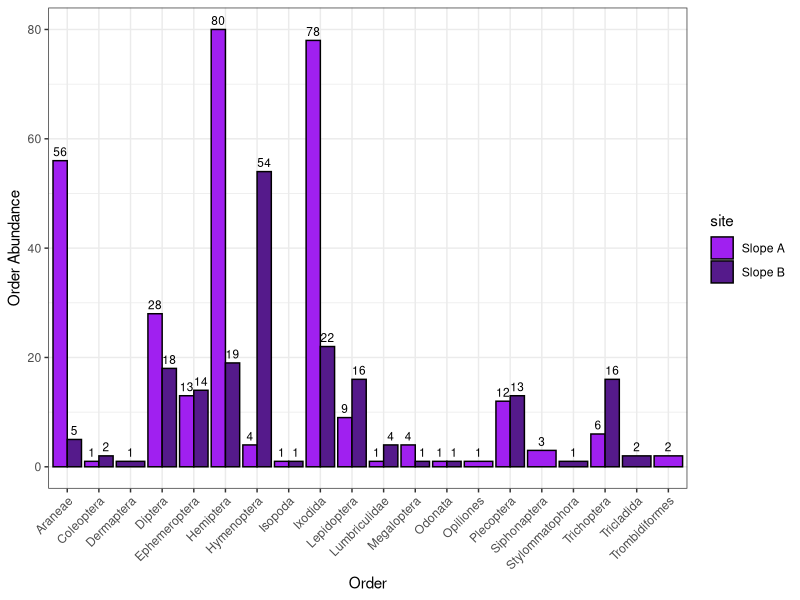
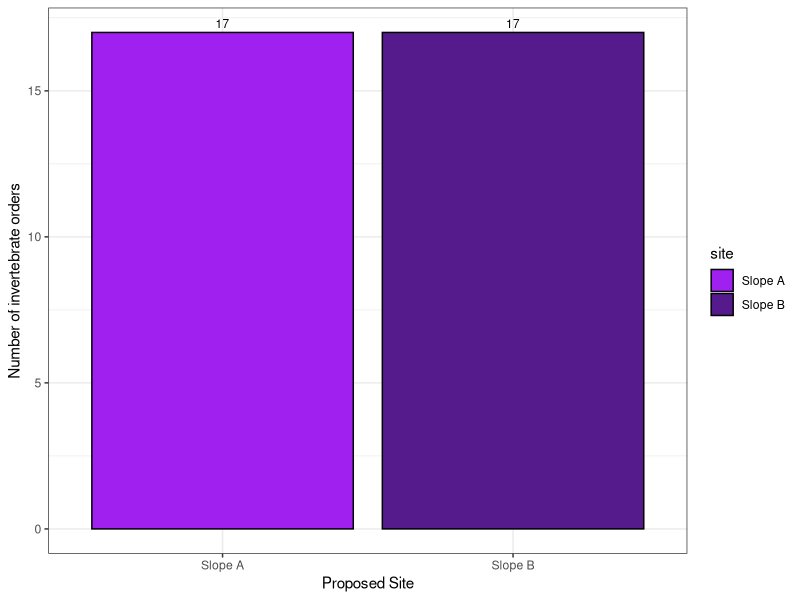
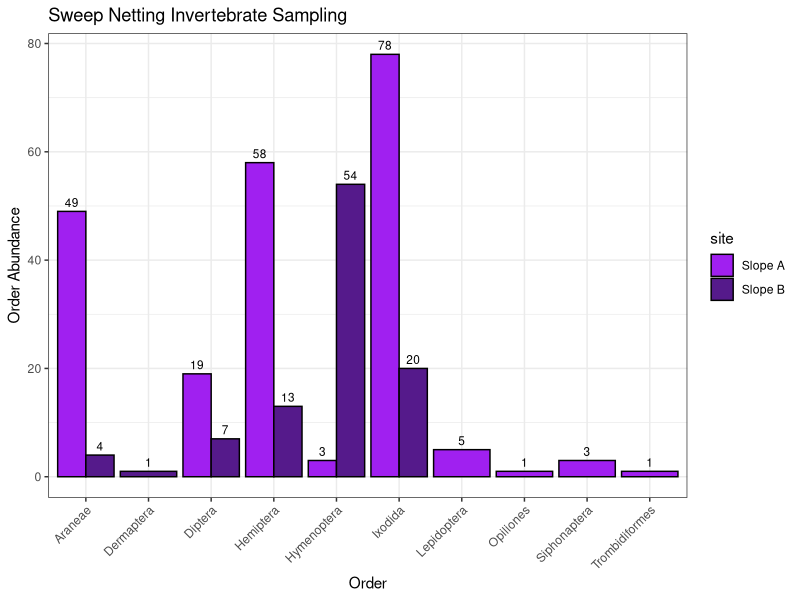
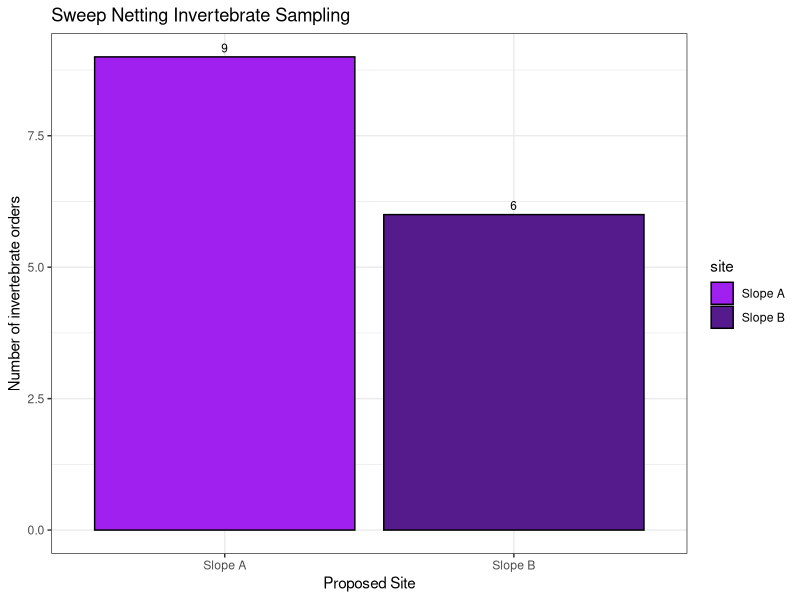
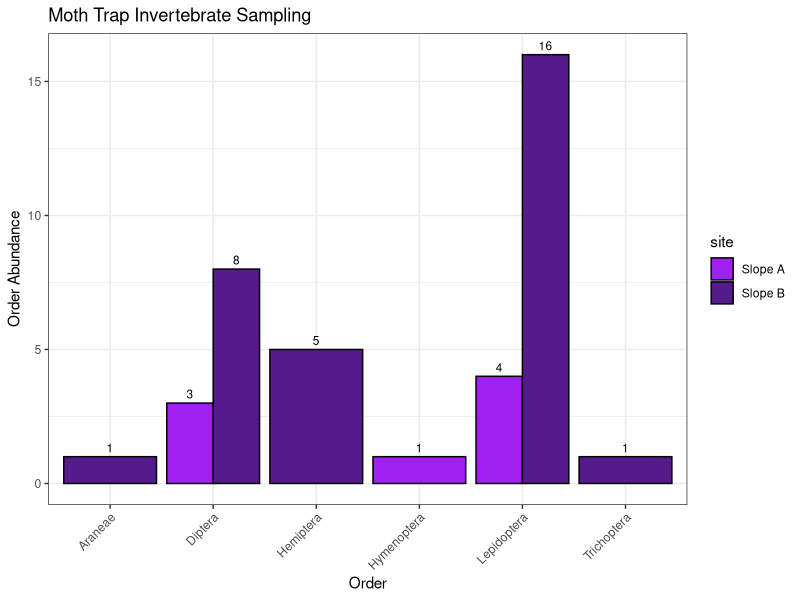
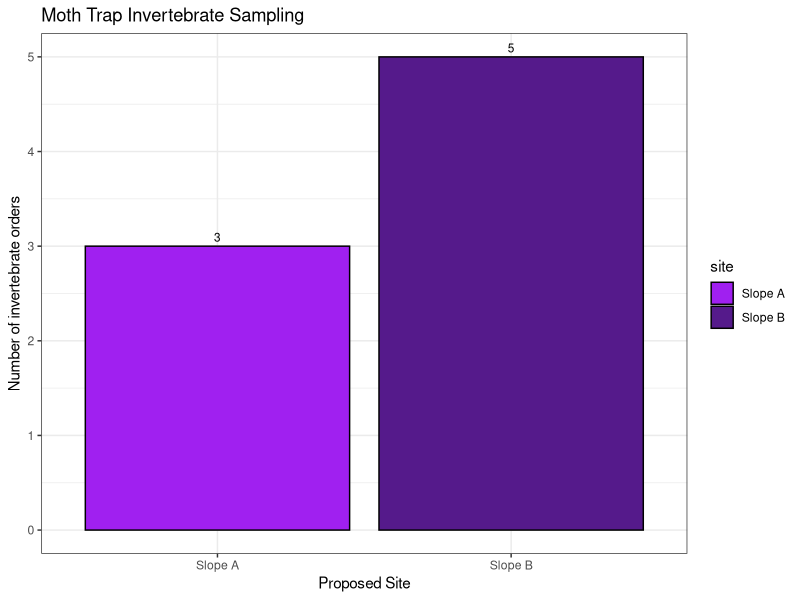
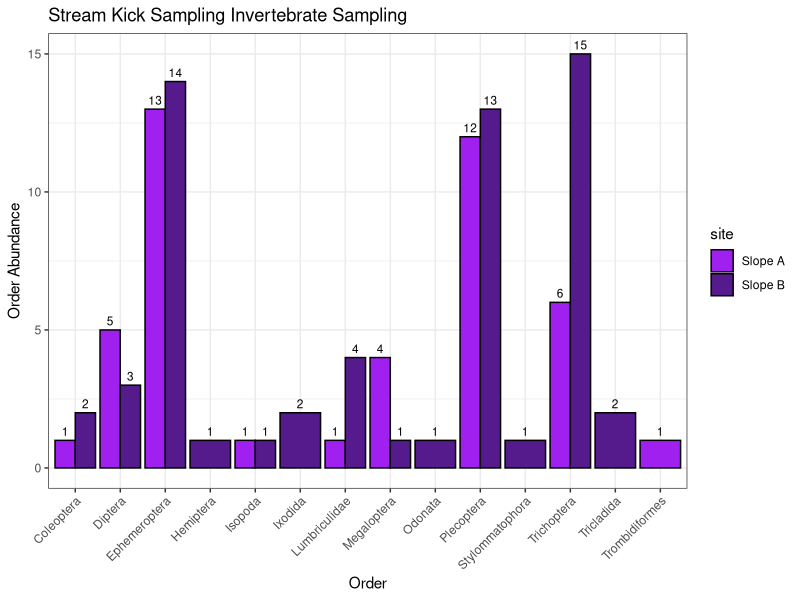
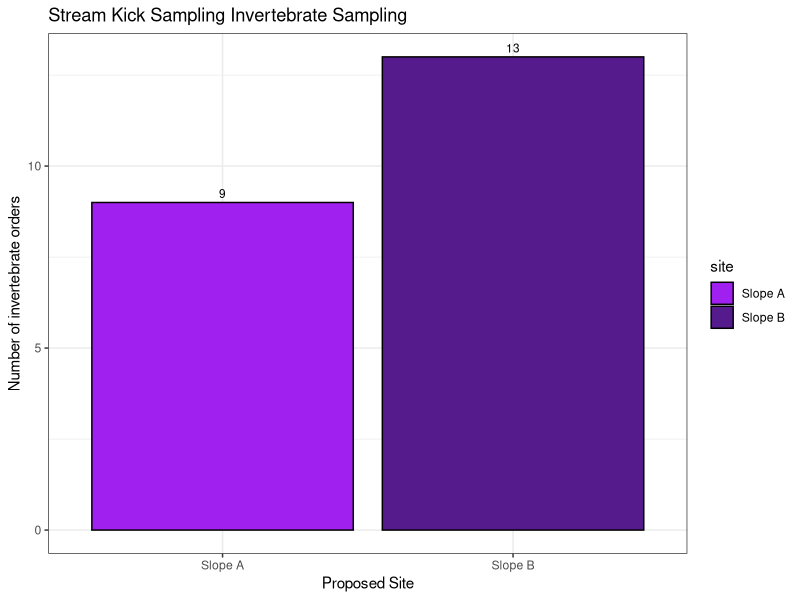

Write R code to recreate these figures, in order.
# clear environment
rm(list=ls())

# import packages needed
library(ggplot2)
library(dplyr)
library(vegan)
library(tidyr)
library(tibble)
# ...

# import full data set
arran_data_full <- read.csv('./Data/arran_data_full.csv')
# check the data set
head(arran_data_full)

# check data types
str(arran_data_full)
arran_data_full$eventID <- as.factor(arran_data_full$eventID)
arran_data_full$site <- as.factor(arran_data_full$site)
arran_data_full$samplingProtocol <- as.factor(arran_data_full$samplingProtocol)
arran_data_full$vernacularName <- as.factor(arran_data_full$vernacularName)
arran_data_full$individualCount <- as.numeric(arran_data_full$individualCount)
# ... need to finish
str(arran_data_full)

# create subsets of the data

vert_data <- arran_data_full %>% slice(236:302)
# for total number of vertebrate species use vert_data
# but for counts or diversity yse vert_count_data
vert_count_data <- vert_data %>% slice(47:67)




# ANALYSIS OF INVERTEBRATE BIODIVERSITY 
# subset the data on invertebrates
invert_data <- arran_data_full %>% slice(1:235)

# remove any instances witch could not be identified to order
invert_data <- invert_data %>%
  filter(order != "")

# abundances of each invertebrate order
invert_abundances <- invert_data %>%
  group_by(site, order) %>%
  summarise(total_count = sum(individualCount), .groups = "drop")

# plot abundances of each invertebrate order
ggplot(invert_abundances, aes(x = order, y = total_count, fill = site)) +
  geom_bar(stat = "identity", position = "dodge", colour = "black") +
  geom_text(
    aes(label = total_count),
    position = position_dodge(width = 0.9), # Adjust text position to align with bars
    vjust = -0.5, # Position text slightly above the bars
    size = 3      # Adjust text size
  ) +
  labs(x = "Order", y = "Order Abundance") +
  scale_fill_manual(values = c("Slope A" = "purple", "Slope B" = "purple4")) +
  theme_bw() +
  theme(axis.text.x = element_text(angle = 45, vjust = 1, hjust=1))
# still need to adjust text size?
# change Key labels and heading
# add zeros?
# spread out bars?

# calculate alpha diversity (here number of unique orders) for each site
invert_alpha_div <- invert_data %>%
  group_by(site) %>% # Group by site
  summarise(no_orders = n_distinct(order), .groups = "drop") # Count unique species

ggplot(invert_alpha_div, aes(x = site, y = no_orders, fill = site)) +
  geom_bar(stat = "identity", position = "dodge", colour = "black") +
  geom_text(
    aes(label = no_orders),
    position = position_dodge(width = 0.9), # Adjust text position to align with bars
    vjust = -0.5, # Position text slightly above the bars
    size = 3      # Adjust text size
  ) +
  labs(x = "Proposed Site", y = "Number of invertebrate orders") + 
  scale_fill_manual(values = c("Slope A" = "purple", "Slope B" = "purple4")) +
  theme_bw()
# still need to change axis labels Slope B and Slope A to Slope B and Slope A
# and adjust text size

# analysis of invertebrate data - sweep netting
# subset of dataset including only data collected on terrestrial invertebrates using sweep netting techniques
invert_sweep_data1 <- invert_data[(1:26),]
invert_sweep_data2 <- invert_data[(49:126),]
invert_sweep_data <- rbind(invert_sweep_data1, invert_sweep_data2)
# remove any instances witch could not be identified to order
invert_sweep_data <- invert_sweep_data %>%
  filter(order != "")
# abundances of each invertebrate order
invert_sweep_abundances <- invert_sweep_data %>%
  group_by(site, order) %>%
  summarise(total_count = sum(individualCount), .groups = "drop")
# plot this data
ggplot(invert_sweep_abundances, aes(x = order, y = total_count, fill = site)) +
  geom_bar(stat = "identity", position = "dodge", colour = "black") +
  geom_text(
    aes(label = total_count),
    position = position_dodge(width = 0.9), # Adjust text position to align with bars
    vjust = -0.5, # Position text slightly above the bars
    size = 3      # Adjust text size
  ) +
  labs(x = "Order", y = "Order Abundance", title = "Sweep Netting Invertebrate Sampling") +
  scale_fill_manual(values = c("Slope A" = "purple", "Slope B" = "purple4")) +
  theme_bw() +
  theme(axis.text.x = element_text(angle = 45, vjust = 1, hjust=1))
# calculate alpha diversity ( number of unique orders) for each site
invert_sweep_div <- invert_sweep_data %>%
  group_by(site) %>% # Group by site
  summarise(no_orders = n_distinct(order), .groups = "drop") # Count unique species
ggplot(invert_sweep_div, aes(x = site, y = no_orders, fill = site)) +
  geom_bar(stat = "identity", position = "dodge", colour = "black") +
  geom_text(
    aes(label = no_orders),
    position = position_dodge(width = 0.9), # Adjust text position to align with bars
    vjust = -0.5, # Position text slightly above the bars
    size = 3      # Adjust text size
  ) +
  labs(x = "Proposed Site", y = "Number of invertebrate orders", title = "Sweep Netting Invertebrate Sampling") + 
  scale_fill_manual(values = c("Slope A" = "purple", "Slope B" = "purple4")) +
  theme_bw()


# analysis of invertebrate data - moth traps
invert_moth_data <- invert_data[(27:48), ]
# remove any instances witch could not be identified to order
invert_moth_data <- invert_moth_data %>%
  filter(order != "")
# abundances of each invertebrate order
invert_moth_abundances <- invert_moth_data %>%
  group_by(site, order) %>%
  summarise(total_count = sum(individualCount), .groups = "drop")
# plot this data
ggplot(invert_moth_abundances, aes(x = order, y = total_count, fill = site)) +
  geom_bar(stat = "identity", position = "dodge", colour = "black") +
  geom_text(
    aes(label = total_count),
    position = position_dodge(width = 0.9), # Adjust text position to align with bars
    vjust = -0.5, # Position text slightly above the bars
    size = 3      # Adjust text size
  ) +
  labs(x = "Order", y = "Order Abundance", title = "Moth Trap Invertebrate Sampling") +
  scale_fill_manual(values = c("Slope A" = "purple", "Slope B" = "purple4")) +
  theme_bw() +
  theme(axis.text.x = element_text(angle = 45, vjust = 1, hjust=1))
# calculate alpha diversity ( number of unique orders) for each site
invert_moth_div <- invert_moth_data %>%
  group_by(site) %>% # Group by site
  summarise(no_orders = n_distinct(order), .groups = "drop") # Count unique species
ggplot(invert_moth_div, aes(x = site, y = no_orders, fill = site)) +
  geom_bar(stat = "identity", position = "dodge", colour = "black") +
  geom_text(
    aes(label = no_orders),
    position = position_dodge(width = 0.9), # Adjust text position to align with bars
    vjust = -0.5, # Position text slightly above the bars
    size = 3      # Adjust text size
  ) +
  labs(x = "Proposed Site", y = "Number of invertebrate orders", title = "Moth Trap Invertebrate Sampling") + 
  scale_fill_manual(values = c("Slope A" = "purple", "Slope B" = "purple4")) +
  theme_bw()

# analysis of invertebrate data - streams
invert_stream_data <- invert_data[(127:204), ]
# remove any instances witch could not be identified to order
invert_stream_data <- invert_stream_data %>%
  filter(order != "")
# abundances of each invertebrate order
invert_stream_abundances <- invert_stream_data %>%
  group_by(site, order) %>%
  summarise(total_count = sum(individualCount), .groups = "drop")
# plot this data
ggplot(invert_stream_abundances, aes(x = order, y = total_count, fill = site)) +
  geom_bar(stat = "identity", position = "dodge", colour = "black") +
  geom_text(
    aes(label = total_count),
    position = position_dodge(width = 0.9), # Adjust text position to align with bars
    vjust = -0.5, # Position text slightly above the bars
    size = 3      # Adjust text size
  ) +
  labs(x = "Order", y = "Order Abundance", title = "Stream Kick Sampling Invertebrate Sampling") +
  scale_fill_manual(values = c("Slope A" = "purple", "Slope B" = "purple4")) +
  theme_bw() +
  theme(axis.text.x = element_text(angle = 45, vjust = 1, hjust=1))
# calculate alpha diversity ( number of unique orders) for each site
invert_stream_div <- invert_stream_data %>%
  group_by(site) %>% # Group by site
  summarise(no_orders = n_distinct(order), .groups = "drop") # Count unique species
ggplot(invert_stream_div, aes(x = site, y = no_orders, fill = site)) +
  geom_bar(stat = "identity", position = "dodge", colour = "black") +
  geom_text(
    aes(label = no_orders),
    position = position_dodge(width = 0.9), # Adjust text position to align with bars
    vjust = -0.5, # Position text slightly above the bars
    size = 3      # Adjust text size
  ) +
  labs(x = "Proposed Site", y = "Number of invertebrate orders", title = "Stream Kick Sampling Invertebrate Sampling") + 
  scale_fill_manual(values = c("Slope A" = "purple", "Slope B" = "purple4")) +
  theme_bw()

# analysis of invertebrate data - bog
invert_bog_data <- invert_data[(205:223), ]
# remove any instances witch could not be identified to order
invert_bog_data <- invert_bog_data %>%
  filter(order != "")
# abundances of each invertebrate order
invert_bog_abundances <- invert_bog_data %>%
  group_by(site, order) %>%
  summarise(total_count = sum(individualCount), .groups = "drop")
# plot this data
ggplot(invert_bog_abundances, aes(x = order, y = total_count)) +
  geom_bar(stat = "identity", position = "dodge", colour = "black", fill = "purple") +
  geom_text(
    aes(label = total_count),
    position = position_dodge(width = 0.9), # Adjust text position to align with bars
    vjust = -0.5, # Position text slightly above the bars
    size = 3      # Adjust text size
  ) +
  labs(x = "Order", y = "Order Abundance", title = "Bog Invertebrate Sampling") +
  theme_bw() +
  theme(axis.text.x = element_text(angle = 45, vjust = 1, hjust=1))
# calculate alpha diversity ( number of unique orders) for each site
invert_bog_div <- invert_bog_data %>%
  group_by(site) %>% # Group by site
  summarise(no_orders = n_distinct(order), .groups = "drop") # Count unique species
# probably do not need to plot this, unless comparing with other habitats instead

# ggplot(invert_bog_div, aes(x = site, y = no_orders)) +
#   geom_bar(stat = "identity", position = "dodge", colour = "black", fill = "purple") +
#   geom_text(
#     aes(label = no_orders),
#     position = position_dodge(width = 0.9), # Adjust text position to align with bars
#     vjust = -0.5, # Position text slightly above the bars
#     size = 3      # Adjust text size
#   ) +
#   labs(x = "Proposed Site", y = "Number of invertebrate orders", title = "Bog Invertebrate Sampling") + 
#   theme_bw()

# combine all invert habitat order diversities
invert_sweep_div$sample <- c("Terrestrial Sweep Netting")
invert_moth_div$sample <- c("Moth Traps")
invert_stream_div$sample <- c("Stream Kick Sampling")
invert_bog_div_nrow <- data.frame(site = "Slope B", no_orders = 0)
invert_bog_div <- rbind(invert_bog_div, invert_bog_div_nrow)
invert_bog_div$sample <- c("Bog Sampling")
invert_sample_div <- rbind(invert_sweep_div, invert_moth_div, invert_stream_div, invert_bog_div)

# plot invert div data
ggplot(invert_sample_div, aes(x = sample, y = no_orders, fill = site)) +
  geom_bar(stat = "identity", position = "dodge", colour = "black") +
  geom_text(
    aes(label = no_orders),
    position = position_dodge(width = 0.9), # Adjust text position to align with bars
    vjust = -0.5, # Position text slightly above the bars
    size = 3      # Adjust text size
  ) +
  labs(x = "Sampling Method", y = "Number of invertebrate orders") + 
  scale_fill_manual(values = c("Slope A" = "purple", "Slope B" = "purple4")) +
  theme_bw() +
  theme(axis.text.x = element_text(angle = 45, vjust = 1, hjust=1))


# ANALYSIS OF VERTEBRATE BIODIVERSITY
 
# remove camera trap data due to small sample size
vert_count_data2 <- vert_count_data %>%
  filter(samplingProtocol != "Camera traps")

# rearrange for total count for each species by slope
vert_abundances <- vert_count_data2 %>%
  group_by(site, vernacularName) %>%
  summarise(total_count = sum(individualCount), .groups = "drop")

# set missing data to zeros to improve graph look
vert_abundances_zeros <- data.frame(site = character(0), vernacularName = character(0), total_count = integer(0))
#vert_abundances_zeros1 <- data.frame(site = "Slope B", vernacularName = "Red_Deer", total_count = 0)
vert_abundances_zeros2 <- data.frame(site = "Slope A", vernacularName = "Brown_long-eared_bat", total_count = 0)
#vert_abundances_zeros3 <- data.frame(site = "Slope A", vernacularName = "European_Robin", total_count = 0)
vert_abundances_zeros4 <- data.frame(site = "Slope A", vernacularName = "Soprano_pipistrelle", total_count = 0)
vert_abundances_zeros <- rbind(vert_abundances_zeros, vert_abundances_zeros2, vert_abundances_zeros4)
#vert_abundances_zeros <- rbind(vert_abundances_zeros, vert_abundances_zeros1, vert_abundances_zeros2, vert_abundances_zeros3, vert_abundances_zeros4)

vert_abundances <- rbind(vert_abundances, vert_abundances_zeros)

ggplot(vert_abundances, aes(x = vernacularName, y = total_count, fill = site)) +
  geom_bar(stat = "identity", position = "dodge", colour = "black") +
  geom_text(
    aes(label = total_count),
    position = position_dodge(width = 0.9), # Adjust text position to align with bars
    vjust = -0.5, # Position text slightly above the bars
    size = 3      # Adjust text size
  ) +
  labs(x = "Species", y = "Species Count") +
  scale_fill_manual(values = c("Slope A" = "purple", "Slope B" = "purple4")) +
  theme_bw() +
  theme(axis.text.x = element_text(angle = 45, vjust = 1, hjust=1))

# then can do calls per audiomoth!
# no - not informative, data too messy/ sample too small

# number of vertebrate species present on each slope, from all data
vert_alpha_div <- vert_data %>%
  group_by(site) %>% # Group by site
  summarise(no_species = n_distinct(vernacularName), .groups = "drop") # Count unique species

#plot this!!!
ggplot(vert_alpha_div, aes(x = site, y = no_species, fill = site)) +
  geom_bar(stat = "identity", position = "dodge", colour = "black") +
  geom_text(
    aes(label = no_species),
    position = position_dodge(width = 0.9), # Adjust text position to align with bars
    vjust = -0.5, # Position text slightly above the bars
    size = 3      # Adjust text size
    ) +
  labs(x = "Proposed Site", y = "Number of vertebrate species") + 
  scale_fill_manual(values = c("Slope A" = "purple", "Slope B" = "purple4")) +
  theme_bw()
# still need to adjust text sizes
# sort legend


# # ALPHA DIVERSITY OVERALL
# # Summarise the number of species, per class, per site
# unique(arran_data_full$class)
# arran_data_full <- arran_data_full %>%
#   filter(individualCount != 0)
# unique(arran_data_full$class)
# 
# ggplot(arran_class_abundance, aes(x = class, y = total_count, fill = site)) +
#   geom_bar(stat = "identity", position = "dodge", colour = "black") +
#   geom_text(
#     aes(label = total_count),
#     position = position_dodge(width = 0.9), # Adjust text position to align with bars
#     vjust = -0.5, # Position text slightly above the bars
#     size = 3      # Adjust text size
#   ) +
#   labs(x = "Class", y = "Total Abundance") +
#   scale_fill_manual(values = c("Slope A" = "purple", "Slope B" = "purple4")) +
#   theme_bw() +
#   theme(axis.text.x = element_text(angle = 45, vjust = 1, hjust=1))
# # overall pretty similar - but Slope A fairing slightly better?
# # not very informative though
# 
# # Summarise the number of species, per order, per site
# unique(arran_data_full$order)
# arran_data_full <- arran_data_full %>%
#   filter(individualCount != 0)
# unique(arran_data_full$order)
# 
# arran_order_abundance <- arran_data_full %>%
#   group_by(site, order) %>% # Group by site
#   summarise(total_count = sum(individualCount), .groups = "drop") # sum abundance of each unique class
# 
# ggplot(arran_order_abundance, aes(x = order, y = total_count, fill = site)) +
#   geom_bar(stat = "identity", position = "dodge", colour = "black") +
#   geom_text(
#     aes(label = total_count),
#     position = position_dodge(width = 0.9), # Adjust text position to align with bars
#     vjust = -0.5, # Position text slightly above the bars
#     size = 3      # Adjust text size
#   ) +
#   labs(x = "Order", y = "Total Abundance") +
#   scale_fill_manual(values = c("Slope A" = "purple", "Slope B" = "purple4")) +
#   theme_bw() +
#   theme(axis.text.x = element_text(angle = 45, vjust = 1, hjust=1))
# # also not informative


# BETA DIVERSITY

# remove vertebrate presence data
arran_data_full2 <- arran_data_full[-(236:281), ]

arran_class_abundance <- arran_data_full2 %>%
  group_by(site, class) %>% # Group by site
  summarise(total_count = sum(individualCount), .groups = "drop") # sum abundance of each unique class

# remove empty rows of data - i.e. samples where nothing was found
arran_class_abundance <- arran_class_abundance %>%
  filter(total_count != 0)

# rearrange data set
arran_data_rearranged <- arran_class_abundance %>%
  tidyr::pivot_wider(names_from = class, values_from = total_count, values_fill = 0) %>%
  column_to_rownames(var = "site")

# Set the 'site' column as row names using tibble's function
rownames(arran_data_rearranged) <- arran_data_rearranged$site
#arran_data_rearranged <- arran_data_rearranged[, -1]  # Remove the 'site' column

# shannons
arran_shannons <- diversity(arran_data_rearranged[,1:11])
arran_shannons <- as.numeric(arran_shannons)

shannons_slopeA <- arran_shannons[2]
shannons_slopeB <- arran_shannons[1]

arran_diversity_indicies <- data.frame(diversity_index = character(0), Slope_A = numeric(0), Slope_B = numeric(0))
arran_shannons <- data.frame(diversity_index = "shannons", Slope_A = shannons_slopeA, Slope_B = shannons_slopeB)
arran_diversity_indicies <- rbind(arran_diversity_indicies, arran_shannons)

# simpsons
arran_simpsons <- diversity(arran_data_rearranged[,1:11], index = "simpson")
arran_simpsons <- as.numeric(arran_simpsons)

simpsons_slopeA <- arran_simpsons[2]
simpsons_slopeB <- arran_simpsons[1]

arran_simpsons <- data.frame(diversity_index = "simpsons", Slope_A = simpsons_slopeA, Slope_B = simpsons_slopeB)
arran_diversity_indicies <- rbind(arran_diversity_indicies, arran_simpsons)
# Slope A has higher diversity

arran_diversity_indicies

# rearrange to long form to plot
arran_diversity_long <- arran_diversity_indicies %>%
  pivot_longer(cols = starts_with("Slope"), names_to = "Slope", values_to = "Diversity") %>%
  rename(Index = diversity_index)

# plot diversity indices
ggplot(arran_diversity_long, aes(x = Slope, y = Diversity)) +
  geom_point(aes(colour = Index), na.rm = T, size = 3) +
  labs(x = "Proposed Site", y = "Class Diversity", colour = "Diversity Indices") +
  scale_x_discrete(labels = c("Slope A", "Slope B"))+
  scale_colour_manual(values = c("thistle2", "thistle")) +
  theme_bw()

# repeat for moth trap only

# repeat for vertebrate terrestrial sampling only

# repeat for streams only

# repeat for bog only

# repeat for bats only



# stuff
#select(-genre, -spotify_monthly_listeners, -year_founded)